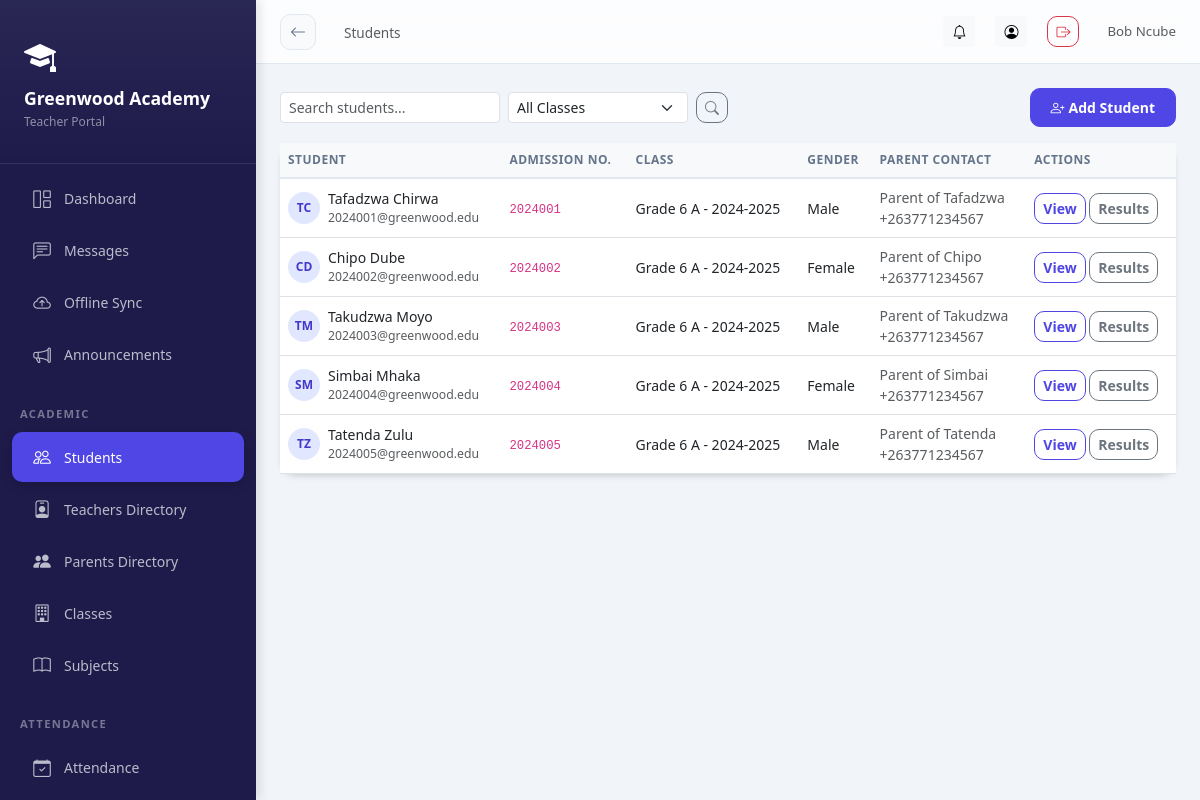
The page /academics/students/ (signed in) on the database its author committed.
### schools/models.py (models this page shows, shortened)
class School(models.Model):
    STATUS_CHOICES = [
        ('pending', 'Pending Approval'),
        ('active', 'Active'),
        ('suspended', 'Suspended'),
        ('rejected', 'Rejected'),
    ]
    name = models.CharField(max_length=200)
    subdomain = models.CharField(max_length=50, unique=True, db_index=True)
    email = models.EmailField()
    phone = models.CharField(max_length=20, blank=True)
    address = models.TextField(blank=True)
    logo = models.ImageField(upload_to='school_logos/', blank=True, null=True)
    theme_color = models.CharField(max_length=7, default='#4F46E5', help_text='Hex color code')
    motto = models.CharField(max_length=200, blank=True)
    status = models.CharField(max_length=20, choices=STATUS_CHOICES, default='pending')
    is_demo = models.BooleanField(default=False)
    created_at = models.DateTimeField(auto_now_add=True)
    updated_at = models.DateTimeField(auto_now=True)
    is_deleted = models.BooleanField(default=False)
    parent_registration_enabled = models.BooleanField(default=True)
    registration_token = models.CharField(max_length=100, unique=True, blank=True, null=True)
    subscription_active = models.BooleanField(default=False)
    subscription_expires = models.DateTimeField(null=True, blank=True)
    class Meta:
        ordering = ['-created_at']

class SchoolUser(SyncBaseModel):
    ROLE_CHOICES = [
        ('headmaster', 'Headmaster'),
        ('admin', 'School Admin'),
        ('teacher', 'Teacher'),
        ('student', 'Student'),
        ('parent', 'Parent'),
    ]
    user = models.ForeignKey(User, on_delete=models.CASCADE, related_name='school_memberships')
    school = models.ForeignKey(School, on_delete=models.CASCADE, related_name='members', db_index=True)
    role = models.CharField(max_length=20, choices=ROLE_CHOICES, db_index=True)
    is_active = models.BooleanField(default=True, db_index=True)
    signature = models.ImageField(upload_to='signatures/', blank=True, null=True)
    class Meta:
        unique_together = ['user', 'school']

### academics/models.py (models this page shows, shortened)
class Student(SyncBaseModel):
    GENDER_CHOICES = [
        ('M', 'Male'),
        ('F', 'Female'),
        ('O', 'Other'),
    ]
    user = models.OneToOneField(User, on_delete=models.CASCADE, related_name='student_profile')
    school = models.ForeignKey(School, on_delete=models.CASCADE, related_name='students', db_index=True)
    school_user = models.OneToOneField(SchoolUser, on_delete=models.CASCADE, related_name='student_details')
    admission_number = models.CharField(max_length=50, unique=True, db_index=True)
    date_of_birth = models.DateField()
    gender = models.CharField(max_length=1, choices=GENDER_CHOICES)
    address = models.TextField()
    phone = models.CharField(max_length=20, blank=True)
    photo = models.ImageField(upload_to='student_photos/', blank=True, null=True)
    current_class = models.ForeignKey(
        ClassSection,
        on_delete=models.SET_NULL,
        null=True,
        blank=True,
        related_name='students'
    )
    parent_name = models.CharField(max_length=200)
    parent_phone = models.CharField(max_length=20)
    parent_email = models.EmailField()
    date_joined = models.DateField(auto_now_add=True)
    is_active = models.BooleanField(default=True)
    objects = TenantManager()
    all_objects = models.Manager()
    class Meta:
        ordering = ['admission_number']

class ClassSection(SyncBaseModel):
    school = models.ForeignKey(School, on_delete=models.CASCADE, related_name='class_sections')
    class_level = models.ForeignKey(ClassLevel, on_delete=models.CASCADE, related_name='sections')
    section_name = models.CharField(max_length=20)  # e.g., "A", "B", "Science"
    class_teacher = models.ForeignKey(
        SchoolUser,
        on_delete=models.SET_NULL,
        null=True,
        blank=True,
        limit_choices_to={'role': 'teacher'},
        related_name='homeroom_classes'
    )
    academic_year = models.ForeignKey(AcademicYear, on_delete=models.CASCADE, related_name='sections')
    objects = TenantManager()
    all_objects = models.Manager()
    class Meta:
        unique_together = ['class_level', 'section_name', 'academic_year']
        ordering = ['class_level__order', 'section_name']
    def __str__(self):
        return f"{self.class_level.name} {self.section_name} - {self.academic_year.name}"

class ClassLevel(SyncBaseModel):
    school = models.ForeignKey(School, on_delete=models.CASCADE, related_name='class_levels')
    name = models.CharField(max_length=50)  # e.g., "Grade 1", "Class 5"
    order = models.IntegerField(default=0)
    objects = TenantManager()
    all_objects = models.Manager()
    class Meta:
        ordering = ['order', 'name']

class AcademicYear(SyncBaseModel):
    school = models.ForeignKey(School, on_delete=models.CASCADE, related_name='academic_years')
    name = models.CharField(max_length=50)  # e.g., "2024-2025"
    start_date = models.DateField()
    end_date = models.DateField()
    is_current = models.BooleanField(default=False)
    objects = TenantManager()
    all_objects = models.Manager()
    class Meta:
        ordering = ['-start_date']

### academics/views.py (the view, shortened to what this page needs)
# urls.py: path('students/', views.StudentListView.as_view(), name='student_list'),
@method_decorator(login_required, name='dispatch')
class StudentListView(ListView):
    model = Student
    template_name = 'academics/student_list.html'
    context_object_name = 'students'
    paginate_by = 20
    def get_queryset(self):
        if 'last_student_password' in self.request.session:
            if self.request.session.get('show_password_once'):
                del self.request.session['last_student_password']
                del self.request.session['show_password_once']
            else:
                self.request.session['show_password_once'] = True
        queryset = Student.objects.filter(school=self.request.school).select_related('user', 'current_class')
        class_id = self.request.GET.get('class')
        if class_id:
            queryset = queryset.filter(current_class_id=class_id)
        search = self.request.GET.get('search')
        return queryset
    def get_context_data(self, **kwargs):
        context = super().get_context_data(**kwargs)
        context['class_sections'] = ClassSection.objects.filter(school=self.request.school)
        return context

### core/models.py (called while the page is built)
    def get_queryset(self):
        queryset = super().get_queryset()
        school = get_current_school()
        if school:
            return queryset.filter(school=school)
        return queryset

### schools/context_processors.py (called while the page is built)
def school_context(request):
    school = getattr(request, 'school', None)
    school_role = ''
    if school and request.user.is_authenticated:
        try:
            su = SchoolUser.objects.get(user=request.user, school=school, is_active=True)
            school_role = su.role
        except SchoolUser.DoesNotExist:
            pass
    return {
        'current_school': school,
        'school_role': school_role,
    }

### academics/templates/academics/student_list.html (shortened to what this page needs)
{% extends 'base_dashboard.html' %}
{% block page_title %}Students{% endblock %}
{% block content %}
<div class="d-flex justify-content-between align-items-center mb-3">
    <div class="d-flex gap-2 align-items-center">
        <form method="get" class="d-flex gap-2">
            <input type="text" name="search" value="{{ request.GET.search }}" class="form-control form-control-sm" placeholder="Search students..." style="width:220px;">
            <select name="class" class="form-select form-select-sm" style="width:180px;">
                <option value="">All Classes</option>
            </select>
            <button type="submit" class="btn btn-sm btn-outline-secondary"><i class="bi bi-search"></i></button>
        </form>
    </div>
    <a href="{% url 'academics:student_add' %}" class="btn btn-primary btn-sm">
        <i class="bi bi-person-plus me-1"></i>Add Student
    </a>
</div>
<div class="card">
    <div class="table-responsive">
        <table class="table table-hover mb-0">
            <thead class="table-light">
                <tr>
                    <th>Student</th>
                    <th>Admission No.</th>
                    <th>Class</th>
                    <th>Gender</th>
                    <th>Parent Contact</th>
                    <th>Actions</th>
                </tr>
            </thead>
            <tbody>
                {% for student in students %}
                <tr>
                    <td>
                        <div class="d-flex align-items-center gap-2">
                            <div style="width:32px;height:32px;border-radius:50%;background:#e0e7ff;display:flex;align-items:center;justify-content:center;font-weight:600;font-size:0.75rem;color:#4338ca;">
                                {{ student.user.first_name|first|upper }}{{ student.user.last_name|first|upper }}
                            </div>
                            <div>
                                <div class="fw-medium">{{ student.user.get_full_name }}</div>
                                <div class="text-muted small">{{ student.user.email }}</div>
                            </div>
                        </div>
                    </td>
                    <td><code>{{ student.admission_number }}</code></td>
                    <td>{{ student.current_class|default:'—' }}</td>
                    <td>{{ student.get_gender_display }}</td>
                    <td class="small text-muted">{{ student.parent_name }}<br>{{ student.parent_phone }}</td>
                    <td>
                        <a href="{% url 'academics:student_detail' student.pk %}" class="btn btn-xs btn-sm btn-outline-primary">View</a>
                        <a href="{% url 'results:student_results' student.pk %}" class="btn btn-xs btn-sm btn-outline-secondary">Results</a>
                    </td>
                </tr>
                {% endfor %}
            </tbody>
        </table>
    </div>
</div>
{% endblock %}

### templates/base_dashboard.html (shortened to what this page needs)
<!DOCTYPE html>
<html lang="en">
<head>
<link rel="stylesheet" href="https://cdn.jsdelivr.net/npm/bootstrap@5.3.0/dist/css/bootstrap.min.css">
<link rel="stylesheet" href="https://cdn.jsdelivr.net/npm/bootstrap-icons@1.11.0/font/bootstrap-icons.css">
<link href="https://cdn.jsdelivr.net/npm/tom-select@2.2.2/dist/css/tom-select.bootstrap5.css" rel="stylesheet">
</head>
<body>
<div class="sidebar" id="sidebar">
  <div class="sidebar-brand">
    {% if current_school.logo %}
      <img src="{{ current_school.logo.url }}" alt="{{ current_school.name }}" class="rounded">
  {% else %}
    <i class="bi bi-mortarboard-fill text-white mb-2 d-block" style="font-size: 2rem;"></i>
  {% endif %}
  <h5>{{ current_school.name|default:"AcademiaLink" }}</h5>
  <small>{{ school_role|title }} Portal</small>
  </div>
  <nav class="py-2">
    <a href="{% url 'analytics:dashboard' %}" class="nav-link {% if request.path == '/analytics/dashboard/' %}active{% endif %}">
      <i class="bi bi-grid-1x2"></i> Dashboard
    </a>
    <a href="{% url 'messaging:list' %}" class="nav-link {% if 'messages' in request.path %}active{% endif %}">
      <i class="bi bi-chat-left-text"></i> Messages
    </a>
    <a href="{% url 'offline_sync' %}" class="nav-link {% if request.resolver_match.url_name == 'offline_sync' %}active{% endif %}">
      <i class="bi bi-cloud-arrow-up"></i>
      <span>Offline Sync</span>
    </a>
    <a href="{% url 'notifications:announcements' %}" class="nav-link {% if 'announcements' in request.path %}active{% endif %}">
      <i class="bi bi-megaphone"></i> Announcements
    </a>
    {% if school_role in 'headmaster,teacher' %}
    <div class="nav-section">Academic</div>
    <a href="{% url 'academics:student_list' %}" class="nav-link {% if 'students' in request.path %}active{% endif %}">
      <i class="bi bi-people"></i> Students
    </a>
    {% if school_role in 'headmaster,teacher,admin' %}
    <a href="{% url 'academics:teacher_list' %}" class="nav-link {% if 'teachers' in request.path %}active{% endif %}">
      <i class="bi bi-person-badge"></i> Teachers Directory
    </a>
    <a href="{% url 'academics:parent_list' %}" class="nav-link {% if 'parents' in request.path %}active{% endif %}">
      <i class="bi bi-people-fill"></i> Parents Directory
    </a>
    {% endif %}
    <a href="{% url 'academics:class_section_list' %}" class="nav-link {% if 'sections' in request.path %}active{% endif %}">
      <i class="bi bi-building"></i> Classes
    </a>
    <a href="{% url 'academics:subject_list' %}" class="nav-link {% if 'subjects' in request.path %}active{% endif %}">
      <i class="bi bi-book"></i> Subjects
    </a>
    <div class="nav-section">Attendance</div>
    <a href="{% url 'attendance:home' %}" class="nav-link {% if 'attendance' in request.path %}active{% endif %}">
      <i class="bi bi-calendar-check"></i> Attendance
    </a>
    <div class="nav-section">Results</div>
    {% endif %}
  </nav>
</div>
<div class="main-content">
  <div class="topbar">
    <div class="topbar-left">
      <a href="javascript:history.back()" class="btn-back d-none d-md-flex" id="global-back-btn" title="Go Back">
        <i class="bi bi-arrow-left"></i>
      </a>
      <nav aria-label="breadcrumb" class="d-none d-md-block">
        <span class="text-muted" style="font-size:.85rem;">{% block page_title %}{% endblock %}</span>
      </nav>
    </div>
    <div class="topbar-right">
        <a href="{% url 'notifications:list' %}" class="btn btn-sm btn-light position-relative" title="Notifications">
        <i class="bi bi-bell"></i>
      </a>
      <a href="{% url 'accounts:profile' %}" class="btn btn-sm btn-light" title="Profile">
        <i class="bi bi-person-circle"></i>
      </a>
      <a href="{% url 'accounts:logout' %}" class="btn btn-sm btn-outline-danger" title="Logout">
        <i class="bi bi-box-arrow-right"></i>
      </a>
      <span class="text-muted d-none d-md-inline-block ms-2" style="font-size:.83rem;">
        {{ user.get_full_name|default:user.username }}
      </span>
    </div>
  </div>
  <div class="page-content">
    {% block content %}{% endblock %}
  </div>
</div>
</body>
</html>

### rows shown on the page
School: name "Greenwood Academy"
SchoolUser: role "Teacher"
Student: user.first_name|first "T", user.last_name|first "C", user.get_full_name "Tafadzwa Chirwa", user.email "2024001@greenwood.edu", admission_number "2024001", current_class "Grade 6 A - 2024-2025", gender "Male", parent_name "Parent of Tafadzwa", parent_phone "+263771234567"
Student: user.first_name|first "C", user.last_name|first "D", user.get_full_name "Chipo Dube", user.email "2024002@greenwood.edu", admission_number "2024002", current_class "Grade 6 A - 2024-2025", gender "Female", parent_name "Parent of Chipo", parent_phone "+263771234567"
Student: user.first_name|first "T", user.last_name|first "M", user.get_full_name "Takudzwa Moyo", user.email "2024003@greenwood.edu", admission_number "2024003", current_class "Grade 6 A - 2024-2025", gender "Male", parent_name "Parent of Takudzwa", parent_phone "+263771234567"
Student: user.first_name|first "S", user.last_name|first "M", user.get_full_name "Simbai Mhaka", user.email "2024004@greenwood.edu", admission_number "2024004", current_class "Grade 6 A - 2024-2025", gender "Female", parent_name "Parent of Simbai", parent_phone "+263771234567"
Student: user.first_name|first "T", user.last_name|first "Z", user.get_full_name "Tatenda Zulu", user.email "2024005@greenwood.edu", admission_number "2024005", current_class "Grade 6 A - 2024-2025", gender "Male", parent_name "Parent of Tatenda", parent_phone "+263771234567"

### other values the page prints
{{ user.get_full_name|default:user.username }} "Bob Ncube"
